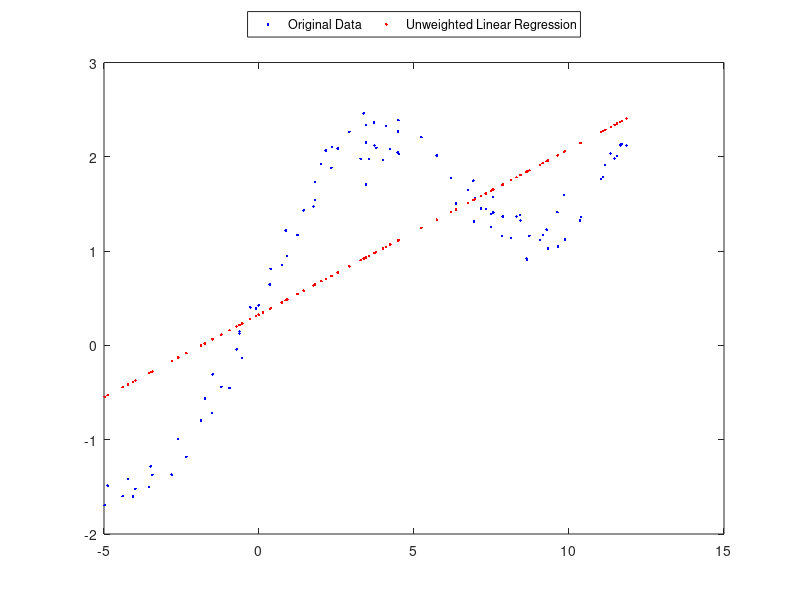

This chart was generated by the following MATLAB code:
x = load('q3x.dat');
y = load('q3y.dat');

m = size(x,1); % number of data points

x = [ones(m,1) x]; % add intercept term

y1 = zeros(m,1); 

theta = inv(x'*x)*x'*y;

for i = 1:m
    y1(i) = x(i,:)*theta;
end

theta

x1 = x(:,2);
plot(x1,y,'.b');
hold on
plot(x1,y1,'.r');
legend('Original Data', 'Unweighted Linear Regression','Location','northoutside','Orientation','horizontal');



